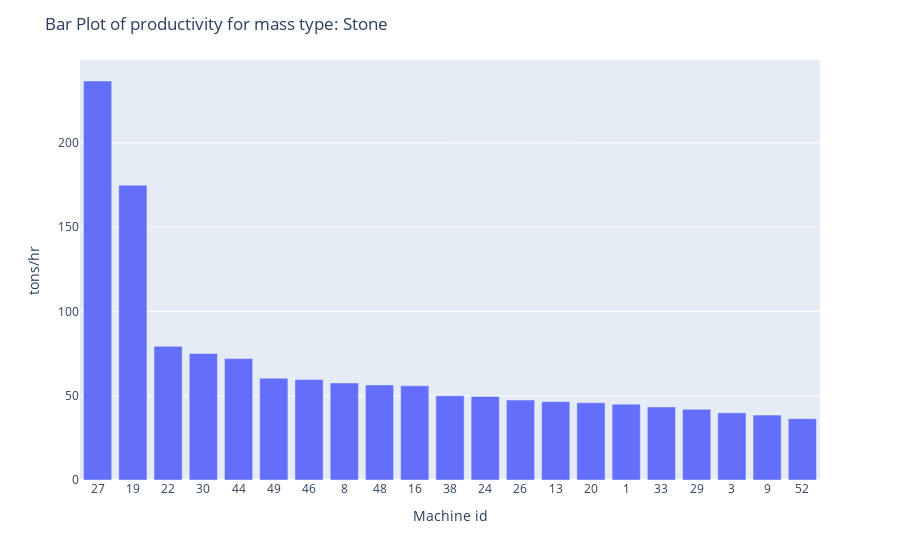
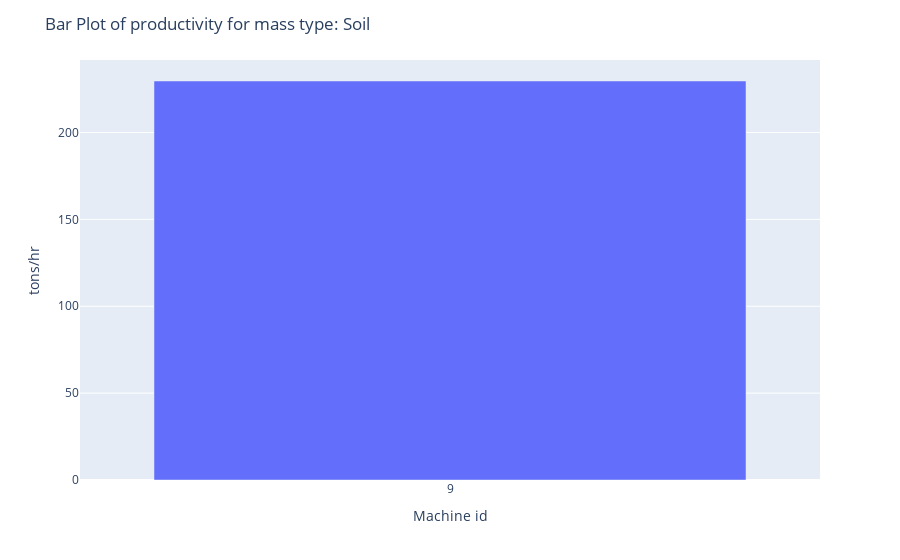

The notebook cell these images were saved under, in order:
### Markdown cell above
One can also look at the productivity, expressed by tons per hour that the machine has been in activity. We split the productivity by type of load as well. The last trip has been excluded, becuase of varying practices of reporting.

### Code cell
daily_report.compute_productivity()
daily_report.plot_productivity()

### Figure 1 — Plotly figure (JSON) as saved in the notebook; plotly's stock layout.template omitted (floating-point values rounded to 4 significant figures)
{"data": [{"alignmentgroup": "True", "hovertemplate": "x=%{x}<br>y=%{y}<extra></extra>", "legendgroup": "", "marker": {"color": "#636efa", "pattern": {"shape": ""}}, "name": "", "offsetgroup": "", "orientation": "v", "showlegend": false, "textposition": "auto", "type": "bar", "x": [46, 22, 24, 3, 49, 33, 20, 52, 19, 30, 44, 26, 38, 29, 13, 9, 16, 1, 48, 8, 27], "xaxis": "x", "y": [59.64, 79.29, 49.59, 39.86, 60.4, 43.37, 45.84, 36.38, 174.9, 75.09, 72.02, 47.44, 49.99, 41.91, 46.46, 38.49, 55.86, 45.0, 56.41, 57.59, 236.7], "yaxis": "y"}], "layout": {"barmode": "relative", "legend": {"tracegroupgap": 0}, "margin": {"t": 60}, "title": {"text": "Bar Plot of productivity for mass type: Stone"}, "xaxis": {"anchor": "y", "categoryorder": "total descending", "domain": [0, 1], "title": {"text": "Machine id"}, "type": "category"}, "yaxis": {"anchor": "x", "domain": [0, 1], "title": {"text": "tons/hr"}}}}

### Figure 2 — Plotly figure (JSON) as saved in the notebook; plotly's stock layout.template omitted (floating-point values rounded to 4 significant figures)
{"data": [{"alignmentgroup": "True", "hovertemplate": "x=%{x}<br>y=%{y}<extra></extra>", "legendgroup": "", "marker": {"color": "#636efa", "pattern": {"shape": ""}}, "name": "", "offsetgroup": "", "orientation": "v", "showlegend": false, "textposition": "auto", "type": "bar", "x": [9], "xaxis": "x", "y": [229.7], "yaxis": "y"}], "layout": {"barmode": "relative", "legend": {"tracegroupgap": 0}, "margin": {"t": 60}, "title": {"text": "Bar Plot of productivity for mass type: Soil"}, "xaxis": {"anchor": "y", "categoryorder": "total descending", "domain": [0, 1], "title": {"text": "Machine id"}, "type": "category"}, "yaxis": {"anchor": "x", "domain": [0, 1], "title": {"text": "tons/hr"}}}}
